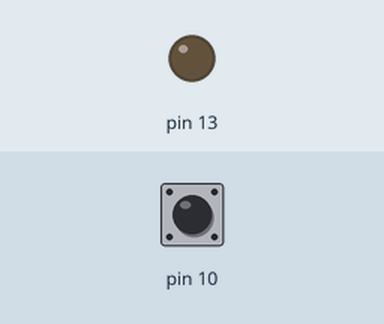
Bench run of a sketch on a simulated Arduino Uno, built with avr-gcc and run on an emulated ATmega328P. On the bench: output pins drawn as LEDs (lit = HIGH). The inputs (shaded band) are chosen by the test bench; at power-on: pin 10 HIGH.

Above: at 1.2 s.
1.3 s: pin 10 pulled LOW for 1 s
At 2.8 s:
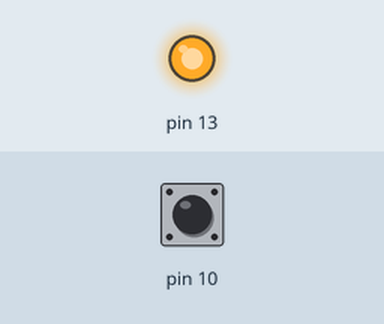
4.5 s: pin 10 pulled LOW for 3.2 s
At 9.4 s:
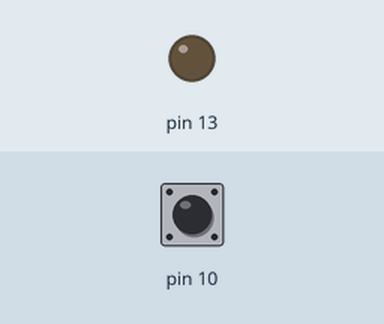
Timing chart, 0 to 10.9 s (numbered marks = the images above; inputs shaded):
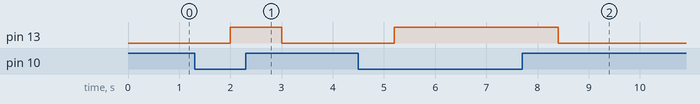

The sketch:

anti-rebond.ino
```cpp
void setup() {
  pinMode (10, INPUT_PULLUP) ;
  pinMode (13, OUTPUT) ;
}

const int delai = 100 ;
byte gFiltre  = 0 ;

void loop() {
  delay (delai) ;
  gFiltre = (gFiltre << 1) | digitalRead (10) ;
  if (gFiltre == 0) {
    digitalWrite (13, HIGH) ;
  }else if (gFiltre == 0xFF) {
    digitalWrite (13, LOW) ;
  }
}
```

Measured:
- after the input at 1.3 s, pin 13: LOW → HIGH after 0.70 s, → LOW 1.0 s later
- after the input at 4.5 s, pin 13: LOW → HIGH after 0.70 s, → LOW 3.2 s later
